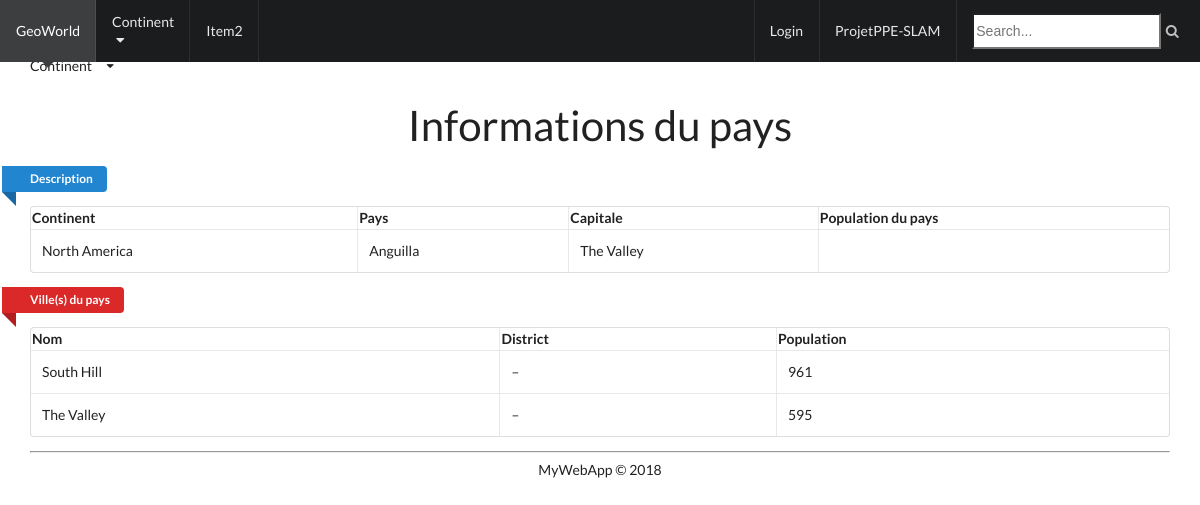
Page /pays.php?idCountry=4&continent=North America on the committed database.
### tables this page shows
CREATE TABLE `country` (
  `id` int(11) NOT NULL,
  `Code` char(3) DEFAULT NULL,
  `Name` char(52) NOT NULL DEFAULT '',
  `Continent` enum('Asia','Europe','North America','Africa','Oceania','Antarctica','South America') NOT NULL DEFAULT 'Asia',
  `Region` char(26) NOT NULL DEFAULT '',
  `SurfaceArea` float(10,2) NOT NULL DEFAULT '0.00',
  `IndepYear` smallint(6) DEFAULT NULL,
  `Population` int(11) NOT NULL DEFAULT '0',
  `LifeExpectancy` float(3,1) DEFAULT NULL,
  `GNP` float(10,2) DEFAULT NULL,
  `GNPOld` float(10,2) DEFAULT NULL,
  `LocalName` char(45) NOT NULL DEFAULT '',
  `GovernmentForm` char(45) NOT NULL DEFAULT '',
  `HeadOfState` char(60) DEFAULT NULL,
  `Capital` int(11) DEFAULT NULL,
  `Code2` char(2) NOT NULL DEFAULT ''
);

CREATE TABLE `city` (
  `id` int(11) NOT NULL,
  `idCountry` int(11) DEFAULT NULL,
  `Name` char(35) NOT NULL DEFAULT '',
  `District` char(20) NOT NULL DEFAULT '',
  `Population` int(11) NOT NULL DEFAULT '0'
);

### inc/manager-db.php (called while the page is built, shortened)
<?php
require_once 'connect-db.php';
function getCountryById($id){
    global $pdo;
    $query = 'SELECT * FROM Country WHERE id = :id;';
    $prep = $pdo->prepare($query);
    $prep->bindValue(':id', $id,PDO::PARAM_INT);
    $prep->execute();
    return $prep->fetch();
}
function getVilleByCountry($idCountry){
    global $pdo;
    $query = 'SELECT * FROM City WHERE idCountry = :idCountry;';
    $prep = $pdo->prepare($query);
    $prep->bindValue(':idCountry', $idCountry,PDO::PARAM_INT);
    $prep->execute();
    return $prep->fetchAll();
}
function getCapitalNameByIdCity($idCity){
    global $pdo;
    $query = 'SELECT Name FROM city where :idCity = id;';
    $prep = $pdo->prepare($query);
    $prep->bindValue(':idCity', $idCity,PDO::PARAM_INT);
    $prep->execute();
    return $prep->fetch()->Name;
}

### pays.php (the view, shortened to what this page needs)
<?php require_once 'header.php';?>
<div class="ui container main">
    <div class="ui dropdown">
        <div class="text">Continent</div>
        <i class="dropdown icon"></i>
    </div>
        <?php
        require_once 'inc/manager-db.php';
        $idCountry = $_GET['idCountry'];
        $continent = $_GET['continent'];
        $ville = getVilleByCountry($idCountry);
        $pays = getCountryById($idCountry);
        $capitale = getCapitalNameByIdCity($pays->Capital);
        ?>
    <h1>Informations du pays</h1>
    <table class="ui celled table">
        <a class="ui blue ribbon label">Description</a>
        <tr>
            <th>Continent</th>
            <th>Pays</th>
            <th>Capitale</th>
            <th>Population du pays</th>
        </tr>
        <tr>
            <td><?php echo $continent ?></td>
            <td><?php echo $pays->Name ?></td>
            <td><?php echo $capitale ?></td>
            <td><?php $pays->Population ?></td>
        </tr>
    </table>
    <table class="ui celled table">
        <a class="ui red ribbon label">Ville(s) du pays</a>
        <tr>
            <th>Nom</th>
            <th>District</th>
            <th>Population</th>
            <?php
            foreach($ville as $keys=>$values){?>
                <tr>
                    <td><?php echo $ville[$keys]->Name ?></td>
                    <td><?php echo $ville[$keys]->District ?></td>
                    <td><?php echo $ville[$keys]->Population ?></td>
                </tr> <?php } ?>
        </tr>
    </table>
<?php
require_once 'footer.php';?>

### semantic/components/site.css (style rules this page uses)
html, body { height: 100%; }
html { font-size: 14px; }
body { margin: 0px; padding: 0px; overflow-x: hidden; min-width: 320px; background: #FFFFFF; font-family: 'Lato', 'Helvetica Neue', Arial, Helvetica, sans-serif; font-size: 14px; line-height: 1.4285em; color: rgba(0, 0, 0, 0.87); font-smoothing: antialiased; }
h1, h2, h3, h4, h5 { font-family: 'Lato', 'Helvetica Neue', Arial, Helvetica, sans-serif; line-height: 1.28571429em; margin: calc(2rem - 0.14285714em ) 0em 1rem; font-weight: bold; padding: 0em; }
h1 { min-height: 1rem; font-size: 2rem; }
a { color: #4183C4; text-decoration: none; }

### semantic/components/container.css (style rules this page uses)
.ui.container { display: block; max-width: 100% !important; }
@media only screen and (min-width: 1200px) { .ui.container { width: 1127px; margin-left: auto !important; margin-right: auto !important; } }

### semantic/components/label.css (style rules this page uses)
.ui.label { display: inline-block; line-height: 1; vertical-align: baseline; margin: 0em 0.14285714em; background-color: #E8E8E8; background-image: none; padding: 0.5833em 0.833em; color: rgba(0, 0, 0, 0.6); text-transform: none; font-weight: bold; border: 0px solid transparent; border-radius: 0.28571429rem; -webkit-transition: background 0.1s ease; transition: background 0.1s ease; }
a.ui.label { cursor: pointer; }
.ui.ribbon.label { position: relative; margin: 0em; min-width: -webkit-max-content; min-width: -moz-max-content; min-width: max-content; border-radius: 0em 0.28571429rem 0.28571429rem 0em; border-color: rgba(0, 0, 0, 0.15); }
.ui.ribbon.label:after { position: absolute; content: ''; top: 100%; left: 0%; background-color: transparent !important; border-style: solid; border-width: 0em 1.2em 1.2em 0em; border-color: transparent; border-right-color: inherit; width: 0em; height: 0em; }
.ui.ribbon.label { left: calc( -1rem - 1.2em ); margin-right: -1.2em; padding-left: calc( 1rem + 1.2em ); padding-right: 1.2em; }
.ui.red.labels .label, .ui.red.label { background-color: #DB2828 !important; border-color: #DB2828 !important; color: #FFFFFF !important; }
.ui.red.ribbon.label { border-color: #b21e1e !important; }
.ui.blue.labels .label, .ui.blue.label { background-color: #2185D0 !important; border-color: #2185D0 !important; color: #FFFFFF !important; }
.ui.blue.ribbon.label { border-color: #1a69a4 !important; }
.ui.labels .label, .ui.label { font-size: 0.85714286rem; }

### semantic/components/table.css (style rules this page uses)
.ui.table { width: 100%; background: #FFFFFF; margin: 1em 0em; border: 1px solid rgba(34, 36, 38, 0.15); box-shadow: none; border-radius: 0.28571429rem; text-align: left; color: rgba(0, 0, 0, 0.87); border-collapse: separate; border-spacing: 0px; }
.ui.table th, .ui.table td { -webkit-transition: background 0.1s ease, color 0.1s ease; transition: background 0.1s ease, color 0.1s ease; }
.ui.table tr td { border-top: 1px solid rgba(34, 36, 38, 0.1); }
.ui.table td { padding: 0.78571429em 0.78571429em; text-align: inherit; }
.ui.celled.table tr th, .ui.celled.table tr td { border-left: 1px solid rgba(34, 36, 38, 0.1); }
.ui.celled.table tr th:first-child, .ui.celled.table tr td:first-child { border-left: none; }
.ui.table { font-size: 1em; }

### semantic/components/dropdown.css (style rules this page uses)
.ui.dropdown { cursor: pointer; position: relative; display: inline-block; outline: none; text-align: left; -webkit-transition: box-shadow 0.1s ease, width 0.1s ease; transition: box-shadow 0.1s ease, width 0.1s ease; -webkit-tap-highlight-color: rgba(0, 0, 0, 0); }
.ui.dropdown > .dropdown.icon { position: relative; width: auto; font-size: 0.85714286em; margin: 0em 0em 0em 1em; }
.ui.dropdown > .text { display: inline-block; -webkit-transition: none; transition: none; }
.ui.dropdown > .dropdown.icon { font-family: 'Dropdown'; line-height: 1; height: 1em; width: 1.23em; -webkit-backface-visibility: hidden; backface-visibility: hidden; font-weight: normal; font-style: normal; text-align: center; }
.ui.dropdown > .dropdown.icon { width: auto; }
.ui.dropdown > .dropdown.icon:before { content: '\f0d7'; }

### css/custom.css (style rules this page uses)
body > .ui.container { margin-top: 4em; margin-left: 30px; width: 95%; }
.ui.container > h1 { font-size: 3em; text-align: center; font-weight: normal; }
table { border: 1px; border-collapse: collapse; }

### rows in the picture
country: Name "Anguilla", Capital.Name "The Valley"
city: Name "South Hill", District "–", Population "961"
city: Name "The Valley", District "–", Population "595"

### other values in the picture
$continent "North America"
